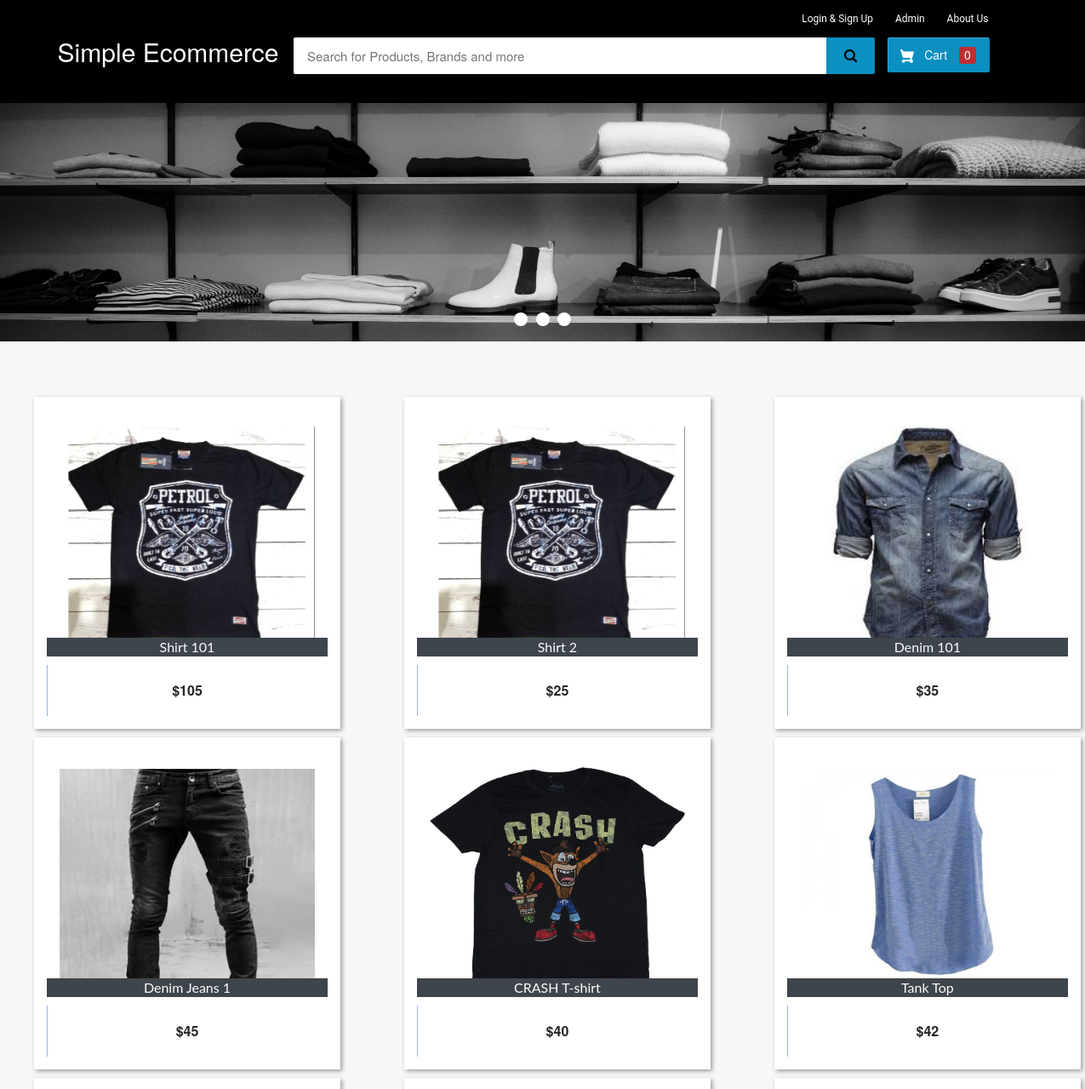
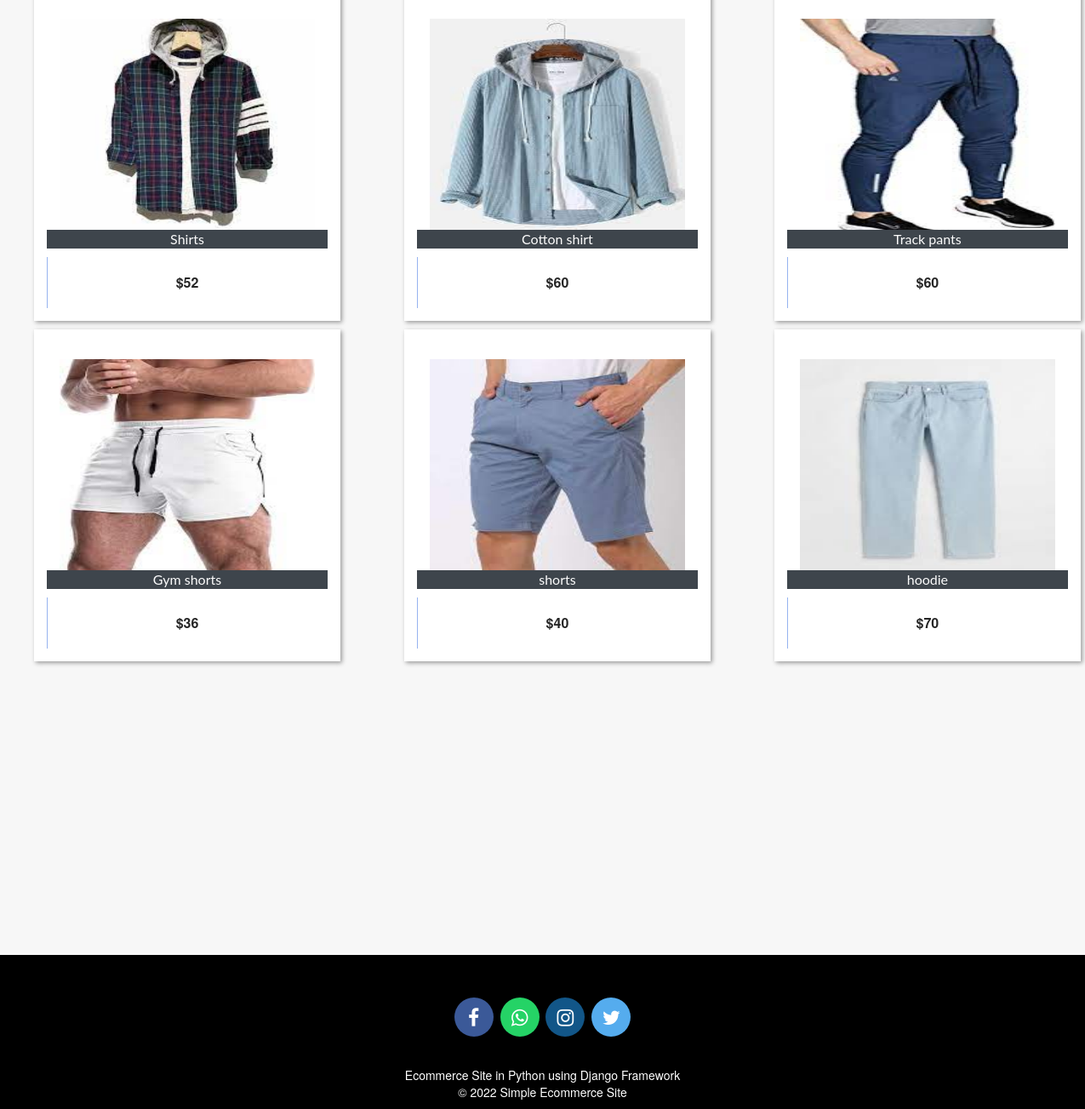
The page / on the database its author committed (2 pictures, top to bottom).
### ecom/models.py (models this page shows, shortened)
class Product(models.Model):
    name=models.CharField(max_length=40)
    product_image= models.ImageField(upload_to='product_image/',null=True,blank=True)
    price = models.PositiveIntegerField()
    description=models.CharField(max_length=40)

### ecom/views.py (the view)
# urls.py: path('',views.home_view,name=''),
def home_view(request):
    products=models.Product.objects.all()
    if 'product_ids' in request.COOKIES:
        product_ids = request.COOKIES['product_ids']
        counter=product_ids.split('|')
        product_count_in_cart=len(set(counter))
    else:
        product_count_in_cart=0
    if request.user.is_authenticated:
        return HttpResponseRedirect('afterlogin')
    return render(request,'ecom/index.html',{'products':products,'product_count_in_cart':product_count_in_cart})

### templates/ecom/index.html (shortened to what this page needs)
{% extends 'ecom/homebase.html' %}
{% load static %}
{% block content %}
<div class="row">
  <div class="col-md-12">
    <div class="slider-container">
      <div class="menu">
        <label for="slide-dot-1"></label>
        <label for="slide-dot-2"></label>
        <label for="slide-dot-3"></label>
      </div>
        <div class="slide slide-1"></div>
    </div>
  </div>
</div>
{%if products%}
<br>
  <div class="row">
      {% for p in products %}
      <div class="column">
      <div class="container page-wrapper" style="width: 450px;">
        <div class="page-inner">
          <div class="row">
            <div class="el-wrapper">
              <div class="box-up">
                <img class="img" src="{% static p.product_image.url %}" alt="product pic" height="300px" width="300px">
                <div class="img-info">
                  <div class="info-inner">
                    <span style="background-color:#3e454c; color:fbfbfb;"class="p-company">{{p.name}}</span>
                  </div>
                </div>
              </div>
              <div class="box-down">
                <a class="cart" href="{% url 'add-to-cart' p.id  %}">
                  <span class="price">${{p.price}}</span>
                  <span class="add-to-cart">
                    <span class="txt"><i class="fa fa-shopping-cart"></i> Add To Cart</span>
                  </span>
                </a>
              </div>
            </div>
          </div>
        </div>
      </div>
      </div>
{% if forloop.counter|divisibleby:"3" %}
    </div>
    <div class="row">
          <br><br><br><br><br>
{% endif %}
  {% endfor %}
</div>
{%else%}
<h3 style="text-align:center; color:#3E454C;">No Search Found</h3>
{%endif%}
<br><br><br>
<br><br><br><br><br><br><br><br><br><br><br><br>
{% endblock content %}

### templates/ecom/homebase.html (shortened to what this page needs)
<html>
{% load static %}
<head>
<link rel="stylesheet" href="https://maxcdn.bootstrapcdn.com/bootstrap/3.3.0/css/bootstrap.min.css">
<link rel="stylesheet" href="https://maxcdn.bootstrapcdn.com/font-awesome/4.7.0/css/font-awesome.min.css">
</head>
<body>
  {%if request.user.is_authenticated%}
    {% include "ecom/customer_navbar.html" %}
  {%else%}
  <div id="navbar">
    <div class="container">
        <div class="row row1">
            <ul class="largenav pull-right">
              <li class="upper-links dropdown"><a class="links" href="">Login & Sign Up</a>
              </li>
                <li class="upper-links"><a class="links" href="/adminclick">Admin</a></li>
                <li class="upper-links"><a class="links" href="/aboutus">About Us</a></li>
            </ul>
        </div>
        <div class="row row2">
            <div class="col-sm-3">
                <h2 style="margin:0px;"><a style="text-decoration:none; color:white;" href="/"><span class="largenav">Simple Ecommerce </span></a></h2>
            </div>
            <div class="navbar-search smallsearch col-sm-7 col-xs-11">
              <form  action="/search" method="get">
                <div class="row"> <input class="navbar-input col-xs-11" type="search" value="{% if search_text %}{{ search_text }}{% endif %}" placeholder="Search for Products, Brands and more" name="query" id="query">
                  <button class="navbar-button col-xs-1" type="submit">
                  </button>
                </div>
              </form>
            </div>
            <div class="cart1 largenav col-sm-2"> <a class="cart-button" href="/cart">  Cart <span class="item-number ">{{ product_count_in_cart }}</span> </a> </div>
        </div>
    </div>
</div>
  {%endif%}
{% block content %}
{% endblock content %}
<br><br><br>
<footer>
  <br>
  <p>
    <a href="#" class="fa fa-facebook"></a>
    <a href="#" class="fa fa-whatsapp"></a>
    <a href="#" class="fa fa-instagram"></a>
    <a href="#" class="fa fa-twitter"></a>
  </p>
  <br>
  <div class="container">
    <div class="row">
      <div class="col-md-12 col-sm-12">
        <div style="color:#ffffff;" class="wow fadeInUp footer-copyright">
          <p>Ecommerce Site in Python using Django Framework<br>
            &copy; 2022 Simple Ecommerce Site </p>
        </div>
      </div>
    </div>
  </div>
</footer>
</body>
</html>

### templates/ecom/homebase.html (style rules this page uses)
body { background-color: #f7f7f7; }
#navbar { background-color: #000000; color: white; }
.row1 { padding-top: 10px; padding-right: 50px }
.row2 { padding-bottom: 20px }
.navbar-input { padding: 11px 16px; border-radius: 2px 0 0 2px; border: 0 none; outline: 0 none; font-size: 15px; color:#000 }
.navbar-button { background-color: #0c8fc1; border: 1px solid #0c8fc1; border-radius: 0 2px 2px 0; color: #ffffff; padding: 10px 0; height: 43px; cursor: pointer; }
.cart-button { background-color: #0c8fc1; box-shadow: 0 4px 4px 0 rgb(0 0 0 / 23%), inset 1px 1px 0 0 hsl(0deg 0% 100% / 20%); padding: 10px 0; text-align: center; height: 41px; border-radius: 2px; font-weight: 500; width: 120px; display: inline-block; color: #FFFFFF; text-decoration: none; color: inherit; border: none; outline: none; }
.cart-svg { display: inline-block; width: 16px; height: 16px; vertical-align: middle; margin-right: 8px }
.item-number { border-radius: 3px; background-color: rgb(207 37 37 / 92%); height: 20px; padding: 3px 6px; font-weight: 500; display: inline-block; color: #fff; line-height: 12px; margin-left: 10px; }
.upper-links { display: inline-block; padding: 0 11px; line-height: 23px; font-family: 'Roboto', sans-serif; letter-spacing: 0; color: inherit; border: none; outline: none; font-size: 12px }
.dropdown { position: relative; display: inline-block; margin-bottom: 0px }
.links { color: #fff; text-decoration: none }
.largenav { display: none }
.smallsearch { margin-left: 15px; margin-top: 15px }
.menu { cursor: pointer }
footer { padding: 0px 0px 0px 0px; background-color: black; margin: 0px; }
.fa { font-size: 23px; width: 2em; height: 2em; text-align: center; text-decoration: none; margin: 5px 2px; border-radius: 50%; padding-top: 0.5em; }
.fa-facebook { background: #3B5998; color: white; margin-top: 30px; }
.fa-whatsapp { background: #25d366; color: white; }
.fa-twitter { background: #55ACEE; color: white; }
.fa-instagram { background: #125688; color: white; }
p { text-align: center; }
@media screen and (min-width: 768px) { .largenav { display: block } }
@media screen and (min-width: 768px) { .smallsearch { margin: 0px } }

### rows shown on the page
Product: product_image (picture), name "Shirt 101", price "105"
Product: product_image (picture), name "Shirt 2", price "25"
Product: product_image (picture), name "Denim 101", price "35"
Product: product_image (picture), name "Denim Jeans 1", price "45"
Product: product_image (picture), name "CRASH T-shirt", price "40"
Product: product_image (picture), name "Tank Top", price "42"
Product: product_image (picture), name "Shirts", price "52"
Product: product_image (picture), name "Cotton shirt", price "60"
Product: product_image (picture), name "Track pants", price "60"
Product: product_image (picture), name "Gym shorts", price "36"
Product: product_image (picture), name "shorts", price "40"
Product: product_image (picture), name "hoodie", price "70"

### other values the page prints
{{ product_count_in_cart }} "0"
